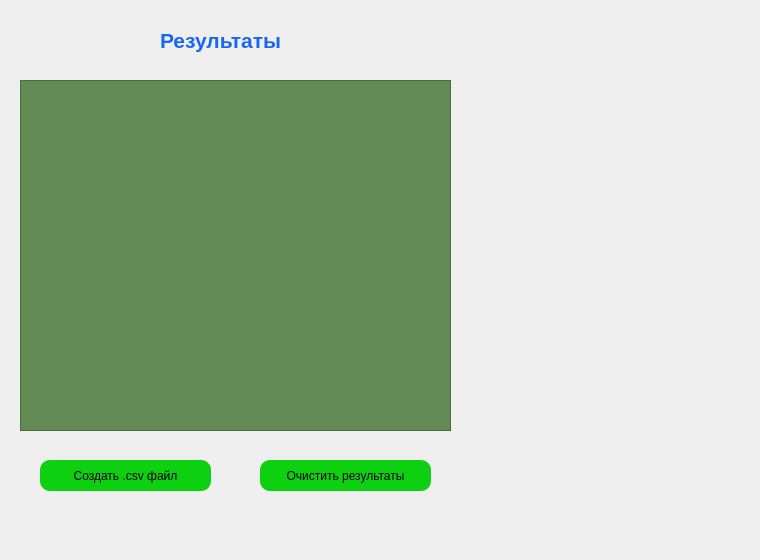
   <widget class="QWidget" name="results_w" native="true">
    <property name="geometry">
     <rect>
      <x>0</x>
      <y>100000</y>
      <width>760</width>
      <height>560</height>
     </rect>
    </property>
    <widget class="QScrollArea" name="scrollArea">
     <property name="geometry">
      <rect>
       <x>20</x>
       <y>80</y>
       <width>431</width>
       <height>351</height>
      </rect>
     </property>
     <property name="font">
      <font>
       <pointsize>9</pointsize>
       <weight>75</weight>
       <bold>true</bold>
      </font>
     </property>
     <property name="styleSheet">
      <string notr="true">background-color: rgb(98, 139, 85);</string>
     </property>
     <property name="widgetResizable">
      <bool>true</bool>
     </property>
     <widget class="QWidget" name="scrollAreaWidgetContents">
      <property name="geometry">
       <rect>
        <x>0</x>
        <y>0</y>
        <width>429</width>
        <height>349</height>
       </rect>
      </property>
     </widget>
    </widget>
    <widget class="QLabel" name="res_l">
     <property name="geometry">
      <rect>
       <x>160</x>
       <y>20</y>
       <width>171</width>
       <height>41</height>
      </rect>
     </property>
     <property name="font">
      <font>
       <pointsize>16</pointsize>
       <weight>75</weight>
       <bold>true</bold>
      </font>
     </property>
     <property name="styleSheet">
      <string notr="true">QLabel {
	color: rgb(25, 102, 244);
}</string>
     </property>
     <property name="text">
      <string>Результаты</string>
     </property>
    </widget>
    <widget class="QPushButton" name="cr_csv_bt">
     <property name="geometry">
      <rect>
       <x>40</x>
       <y>460</y>
       <width>171</width>
       <height>31</height>
      </rect>
     </property>
     <property name="styleSheet">
      <string notr="true">QPushButton {
	background-color: rgb(13, 208, 16);
	color: black;
	border-radius: 10;
}

QPushButton:pressed {
	background-color: rgb(12, 184, 12);
}</string>
     </property>
     <property name="text">
      <string>Создать .csv файл</string>
     </property>
    </widget>
    <widget class="QPushButton" name="clear_bd_bt">
     <property name="geometry">
      <rect>
       <x>260</x>
       <y>460</y>
       <width>171</width>
       <height>31</height>
      </rect>
     </property>
     <property name="styleSheet">
      <string notr="true">QPushButton {
	background-color: rgb(13, 208, 16);
	color: black;
	border-radius: 10;
}

QPushButton:pressed {
	background-color: rgb(12, 184, 12);
}</string>
     </property>
     <property name="text">
      <string>Очистить результаты</string>
     </property>
    </widget>
   </widget>
